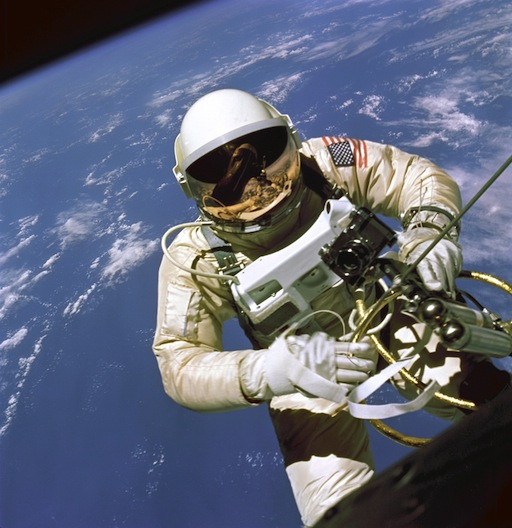
//> input picture test.jpg, 512 x 528 px
$ ./main test.jpg   (built with g++ and OpenCV 4)
//> lines starting //> are read from the running program, lines starting //| are printed output that depends on the picture
#include "opencv2/opencv.hpp"
#include "opencv2/highgui/highgui.hpp"

using namespace cv;

int main( int argc, char **argv)
{
   std::cout<<"code entered"<<std::endl;
   //waitKey();
   Mat   image = imread( argv[1], CV_LOAD_IMAGE_COLOR );
//> image is the input picture: 528 rows x 512 cols, CV_8UC3; mean B, G, R 120.8, 102.4, 96.1

   namedWindow( "Original", CV_WINDOW_NORMAL | CV_WINDOW_KEEPRATIO | CV_GUI_EXPANDED );
   imshow( "Original", image );

   // Sobel example from http://docs.opencv.org/doc/user_guide/ug_mat.html#visualizing-images
   Mat gray;

   cvtColor( image, gray, CV_BGR2GRAY );
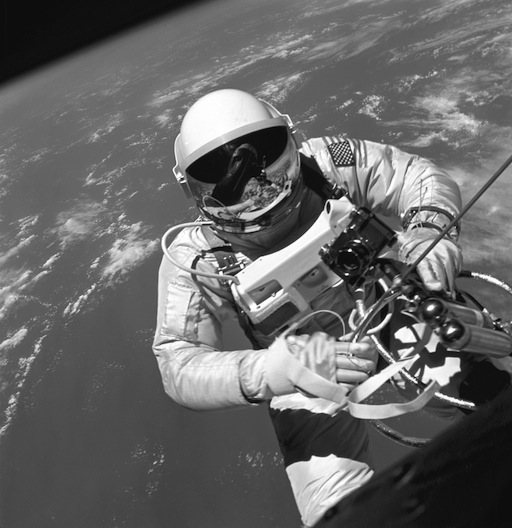
//> gray: 528 rows x 512 cols, CV_8UC1; min 1, max 255, mean 102.6

   Mat sobelx;

   Sobel( gray, sobelx, CV_32F, 1, 0 );
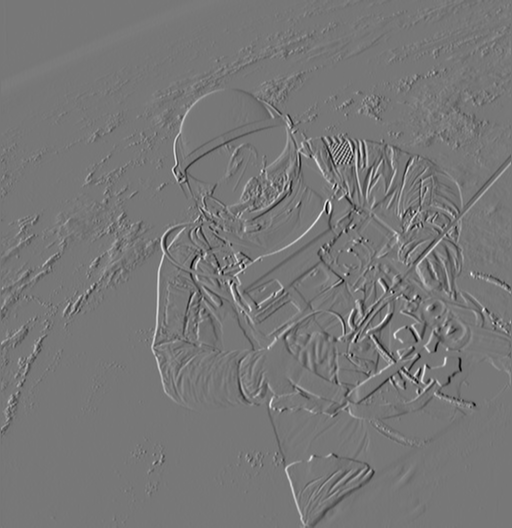
//> sobelx: 528 rows x 512 cols, CV_32FC1; min -784, max 887, mean -0.1; drawn with min black and max white

   double minVal = 0.0;
   double maxVal = 0.0;

   minMaxLoc(sobelx, &minVal, &maxVal); //find minimum and maximum intensities
//> minVal = -784; maxVal = 887

   Mat draw;

   sobelx.convertTo( draw, CV_8U, 255.0/(maxVal - minVal), -minVal * 255.0/(maxVal - minVal) );

   namedWindow( "Sobel", CV_WINDOW_NORMAL | CV_WINDOW_KEEPRATIO | CV_GUI_EXPANDED );
   imshow( "Sobel", draw );
   std::cout<<"display done"<<std::endl;
   while ( waitKey( 33 ) != 27 )
//> the Esc key is pressed
      ;

   return 0;
}
